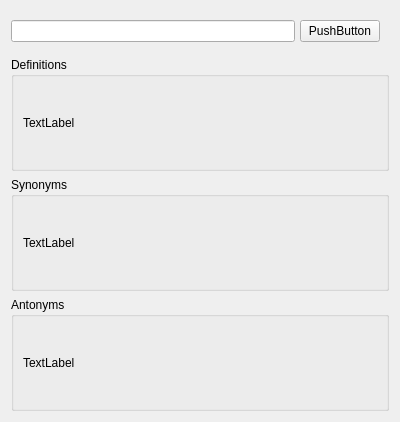
<?xml version="1.0" encoding="UTF-8"?>
<ui version="4.0">
 <class>Form</class>
 <widget class="QWidget" name="Form">
  <property name="geometry">
   <rect>
    <x>0</x>
    <y>0</y>
    <width>400</width>
    <height>422</height>
   </rect>
  </property>
  <property name="windowTitle">
   <string>Form</string>
  </property>
  <layout class="QVBoxLayout" name="verticalLayout">
   <item>
    <widget class="QFrame" name="frame">
     <property name="frameShape">
      <enum>QFrame::HLine</enum>
     </property>
     <property name="frameShadow">
      <enum>QFrame::Raised</enum>
     </property>
     <property name="lineWidth">
      <number>0</number>
     </property>
     <layout class="QHBoxLayout" name="horizontalLayout">
      <property name="spacing">
       <number>5</number>
      </property>
      <property name="sizeConstraint">
       <enum>QLayout::SetDefaultConstraint</enum>
      </property>
      <property name="leftMargin">
       <number>0</number>
      </property>
      <property name="topMargin">
       <number>9</number>
      </property>
      <property name="bottomMargin">
       <number>9</number>
      </property>
      <item>
       <widget class="QLineEdit" name="lineEdit"/>
      </item>
      <item>
       <widget class="QPushButton" name="pushButton">
        <property name="text">
         <string>PushButton</string>
        </property>
       </widget>
      </item>
     </layout>
    </widget>
   </item>
   <item>
    <widget class="QGroupBox" name="groupBox">
     <property name="title">
      <string>Definitions</string>
     </property>
     <layout class="QVBoxLayout" name="verticalLayout_2">
      <item>
       <widget class="QLabel" name="label">
        <property name="text">
         <string>TextLabel</string>
        </property>
       </widget>
      </item>
     </layout>
    </widget>
   </item>
   <item>
    <widget class="QGroupBox" name="groupBox_2">
     <property name="title">
      <string>Synonyms</string>
     </property>
     <layout class="QVBoxLayout" name="verticalLayout_3">
      <item>
       <widget class="QLabel" name="label_2">
        <property name="text">
         <string>TextLabel</string>
        </property>
       </widget>
      </item>
     </layout>
    </widget>
   </item>
   <item>
    <widget class="QGroupBox" name="groupBox_3">
     <property name="title">
      <string>Antonyms</string>
     </property>
     <layout class="QVBoxLayout" name="verticalLayout_4">
      <item>
       <widget class="QLabel" name="label_3">
        <property name="text">
         <string>TextLabel</string>
        </property>
       </widget>
      </item>
     </layout>
    </widget>
   </item>
  </layout>
 </widget>
 <resources/>
 <connections/>
</ui>
